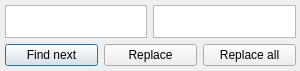
<?xml version="1.0" encoding="UTF-8"?>
<ui version="4.0">
 <class>SearchDialog</class>
 <widget class="QDialog" name="SearchDialog">
  <property name="geometry">
   <rect>
    <x>0</x>
    <y>0</y>
    <width>300</width>
    <height>71</height>
   </rect>
  </property>
  <property name="sizePolicy">
   <sizepolicy hsizetype="Fixed" vsizetype="Fixed">
    <horstretch>0</horstretch>
    <verstretch>0</verstretch>
   </sizepolicy>
  </property>
  <property name="windowTitle">
   <string>Dialog</string>
  </property>
  <widget class="QWidget" name="verticalLayoutWidget">
   <property name="geometry">
    <rect>
     <x>0</x>
     <y>0</y>
     <width>301</width>
     <height>71</height>
    </rect>
   </property>
   <layout class="QVBoxLayout" name="verticalLayoutMain">
    <property name="sizeConstraint">
     <enum>QLayout::SizeConstraint::SetMaximumSize</enum>
    </property>
    <property name="leftMargin">
     <number>5</number>
    </property>
    <property name="topMargin">
     <number>5</number>
    </property>
    <property name="rightMargin">
     <number>5</number>
    </property>
    <property name="bottomMargin">
     <number>5</number>
    </property>
    <item>
     <layout class="QHBoxLayout" name="horizontalLayoutText">
      <property name="sizeConstraint">
       <enum>QLayout::SizeConstraint::SetFixedSize</enum>
      </property>
      <item>
       <widget class="QPlainTextEdit" name="plainTextEditSearch"/>
      </item>
      <item>
       <widget class="QPlainTextEdit" name="plainTextEditReplace"/>
      </item>
     </layout>
    </item>
    <item>
     <layout class="QHBoxLayout" name="horizontalLayoutButtons">
      <item>
       <widget class="QPushButton" name="pushButtonFindNext">
        <property name="text">
         <string>Find next</string>
        </property>
       </widget>
      </item>
      <item>
       <widget class="QPushButton" name="pushButtonReplace">
        <property name="text">
         <string>Replace</string>
        </property>
       </widget>
      </item>
      <item>
       <widget class="QPushButton" name="pushButtonReplaceAll">
        <property name="text">
         <string>Replace all</string>
        </property>
       </widget>
      </item>
     </layout>
    </item>
   </layout>
  </widget>
 </widget>
 <resources/>
 <connections/>
</ui>
